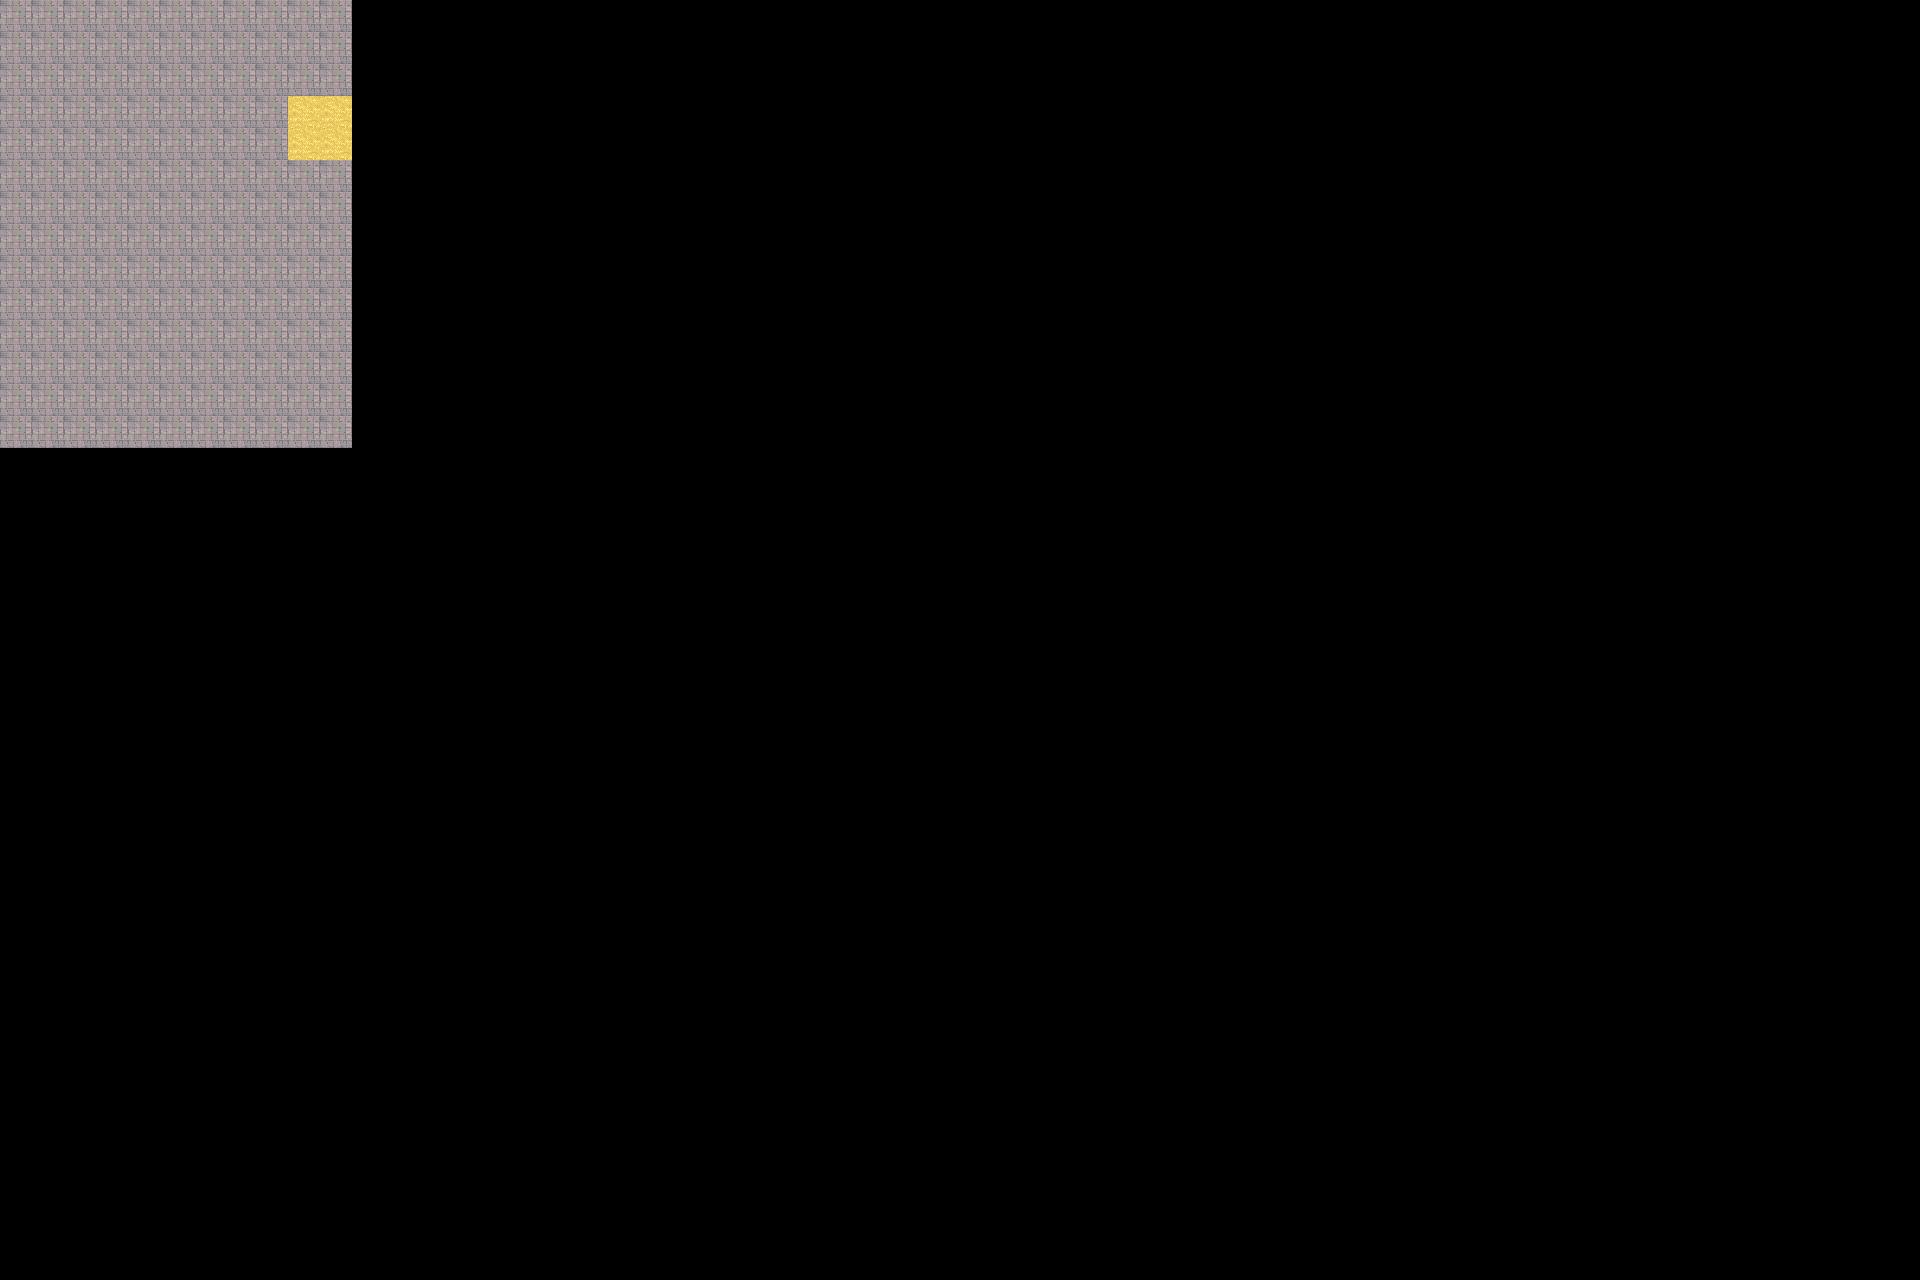

This is a level from a 2D game, rendered from its Tiled map with the project's own tilesets. A one-line summary and the map file follow, with tile-layer data summarised:
An orthogonal 60x40 tile map with 32x32 px tiles, 4 tile layers (background, fringe, object, collision) and 1 object (event).

<map version="1.10" tiledversion="1.10.1" orientation="orthogonal" renderorder="right-down" width="60" height="40" tilewidth="32" tileheight="32" infinite="0" nextlayerid="8" nextobjectid="2">
 <editorsettings>
  <export target="../../mods/hero_geos/maps/batcave.tm" format="flare" />
 </editorsettings>
 <properties>
  <property name="hero_pos" value="1,1" />
  <property name="tileset" value="tilesetdefs/batcave.txt" />
  <property name="title" value="bat cave" />
 </properties>
 <tileset firstgid="1" source="map1.tsx" />
 <layer id="1" name="background" width="60" height="40">
  <data>[2400 cells, 154 non-empty, 1 distinct tile ids]</data>
 </layer>
 <layer id="2" name="fringe" width="60" height="40">
  <data>[2400 cells, 4 non-empty, 1 distinct tile ids]</data>
 </layer>
 <layer id="3" name="object" width="60" height="40">
  <data>[2400 cells, 0 non-empty, 0 distinct tile ids]</data>
 </layer>
 <layer id="4" name="collision" width="60" height="40">
  <data>[2400 cells, 0 non-empty, 0 distinct tile ids]</data>
 </layer>
 <objectgroup id="5" name="event">
  <object id="1" name="to yun nan" type="event" x="302" y="110" width="80" height="76">
   <properties>
    <property name="activate" value="on_trigger" />
    <property name="hotspot" value="location" />
    <property name="intermap" value="maps/yunnan.txt" />
    <property name="tooltip" value="to yun nan" />
   </properties>
  </object>
 </objectgroup>
 <objectgroup id="6" name="npc" />
 <objectgroup id="7" name="enemy" />
</map>
